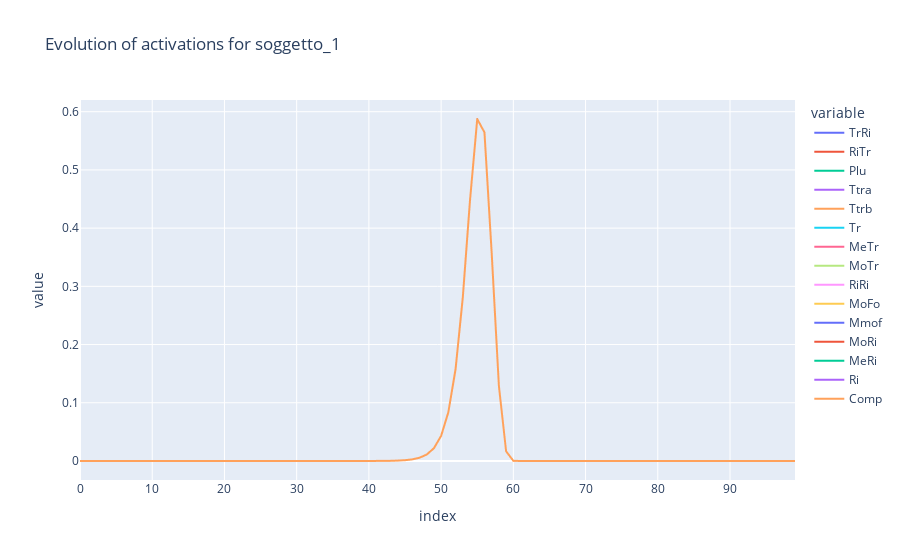
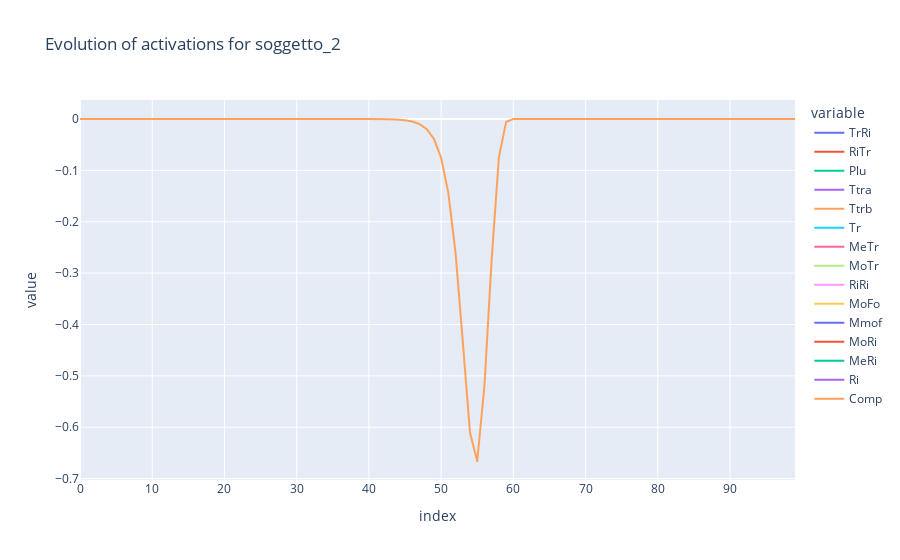
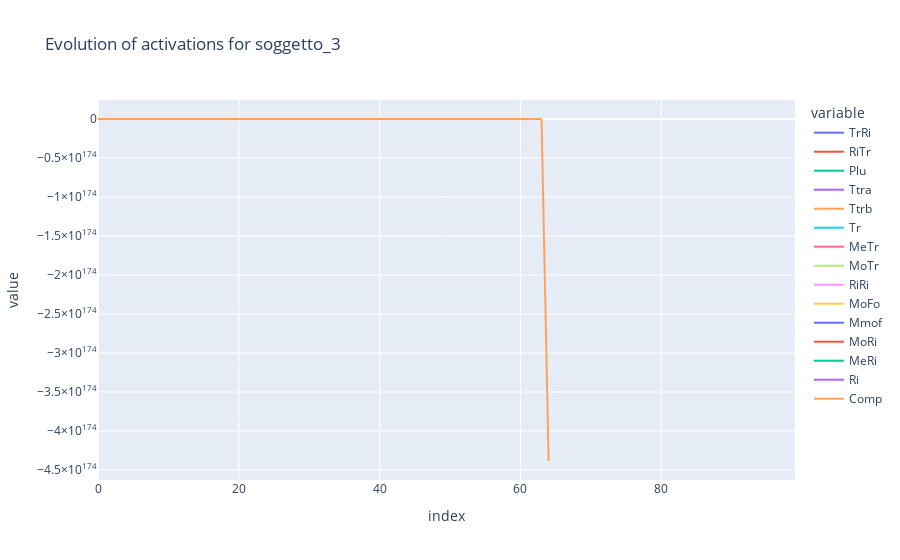

The code cell stored with these charts, in order, in its notebook:
### Code cell
# plot lineplots with plotly express for each subject
for subject in subjects:
    fig = px.line(df_evolve_dict[subject], title="Evolution of activations for {}".format(subject))
    fig.show()
